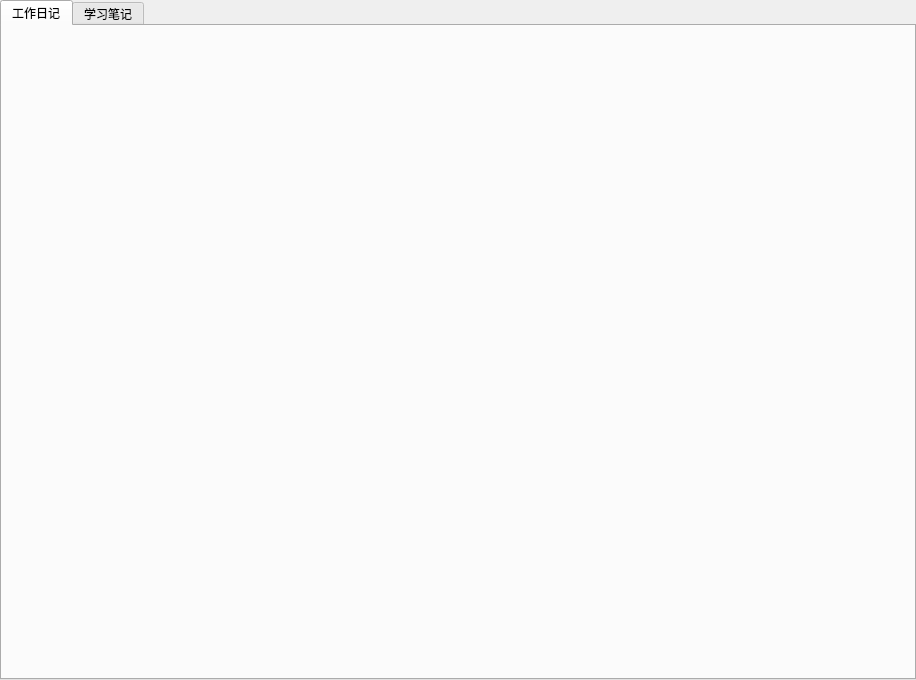
<?xml version="1.0" encoding="UTF-8"?>
<ui version="4.0">
 <class>MainWindow</class>
 <widget class="QMainWindow" name="MainWindow">
  <property name="geometry">
   <rect>
    <x>0</x>
    <y>0</y>
    <width>916</width>
    <height>680</height>
   </rect>
  </property>
  <property name="windowTitle">
   <string>工作日记</string>
  </property>
  <property name="windowIcon">
   <iconset>
    <normaloff>resource/note.ico</normaloff>resource/note.ico</iconset>
  </property>
  <widget class="QWidget" name="centralWidget">
   <layout class="QVBoxLayout" name="verticalLayout">
    <property name="leftMargin">
     <number>0</number>
    </property>
    <property name="topMargin">
     <number>0</number>
    </property>
    <property name="rightMargin">
     <number>0</number>
    </property>
    <property name="bottomMargin">
     <number>0</number>
    </property>
    <item>
     <widget class="QTabWidget" name="tabMainFrame">
      <property name="currentIndex">
       <number>0</number>
      </property>
      <widget class="QWidget" name="tabDiary">
       <attribute name="title">
        <string>工作日记</string>
       </attribute>
       <layout class="QVBoxLayout" name="verticalLayout_2"/>
      </widget>
      <widget class="QWidget" name="tabNote">
       <attribute name="title">
        <string>学习笔记</string>
       </attribute>
       <layout class="QVBoxLayout" name="verticalLayout_3"/>
      </widget>
     </widget>
    </item>
   </layout>
  </widget>
 </widget>
 <layoutdefault spacing="6" margin="11"/>
 <resources/>
 <connections/>
</ui>
